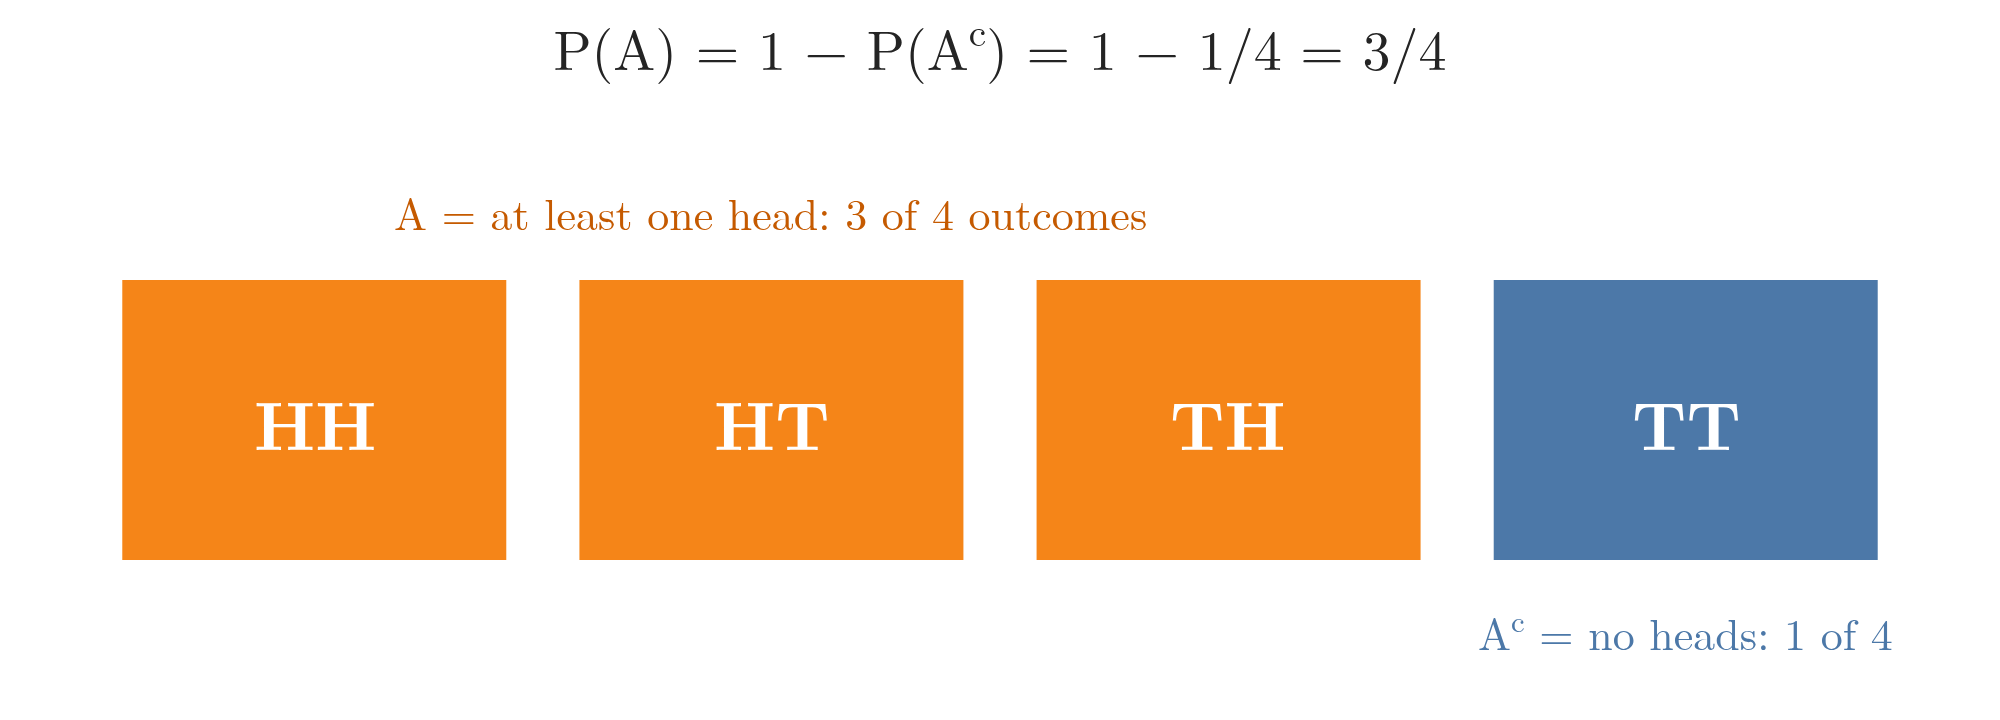

Python code for this plot:
"""The complement rule on two tosses: "at least one head" = {HH, HT, TH} and its complement "no heads" = {TT};
P(at least one head) = 1 - P(TT) = 1 - 1/4 = 3/4."""
from pathlib import Path
import plotly.graph_objects as go

here = Path(__file__).parent
S = ["HH", "HT", "TH", "TT"]
A = [s for s in S if "H" in s]
assert len(A) == 3 and 1 - 1 / 4 == 3 / 4
fig = go.Figure()
for i, s in enumerate(S):
    c = "#F58518" if s in A else "#4C78A8"
    fig.add_shape(type="rect", x0=i + 0.08, x1=i + 0.92, y0=0, y1=1, fillcolor=c, opacity=1, line=dict(color="white"))
    fig.add_annotation(x=i + 0.5, y=0.5, text=f"<b>{s}</b>", showarrow=False, font=dict(size=34, color="white"))
fig.add_annotation(x=1.5, y=1.25, text="A = at least one head: 3 of 4 outcomes", showarrow=False, font=dict(size=22, color="#c55a00"))
fig.add_annotation(x=3.5, y=-0.25, text="A<sup>c</sup> = no heads: 1 of 4", showarrow=False, font=dict(size=22, color="#4C78A8"))
fig.update_layout(template="simple_white", width=1000, height=360, font=dict(family="Latin Modern Roman", size=20),
                  title=dict(text="P(A) = 1 − P(A<sup>c</sup>) = 1 − 1/4 = 3/4", x=0.5),
                  xaxis=dict(visible=False, range=[-0.1, 4.1]), yaxis=dict(visible=False, range=[-0.5, 1.5]),
                  margin=dict(l=20, r=20, t=70, b=10))
fig.write_image(here / "complement.png", scale=2)
fig.write_image(here / "complement.pdf")
